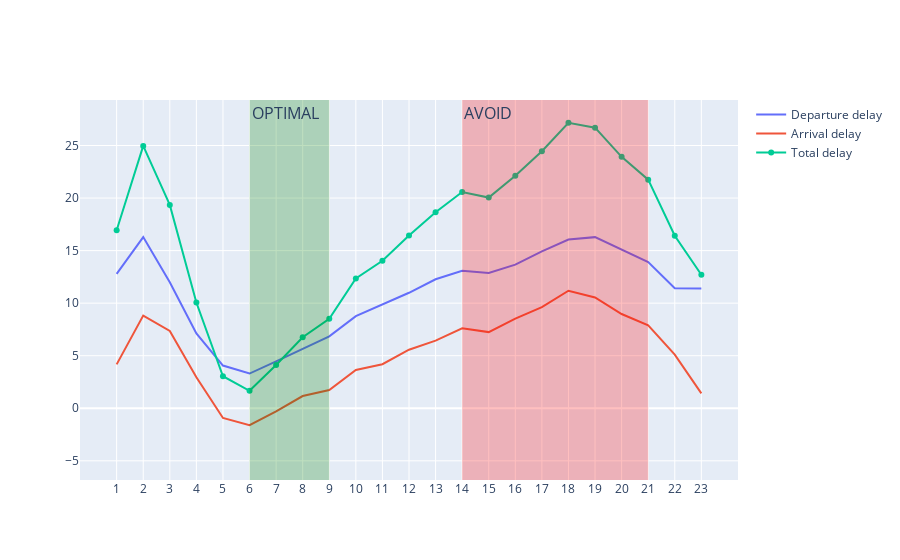

Source (notebook cell):
### Code cell
df = pd.read_csv('avgDelayHour.csv')
bookFlight(df)

### Figure 1 — Plotly figure (JSON) as saved in the notebook; plotly's stock layout.template omitted (floating-point values rounded to 4 significant figures)
{"data": [{"mode": "lines", "name": "Departure delay", "type": "scatter", "x": [1, 2, 3, 4, 5, 6, 7, 8, 9, 10, 11, 12, 13, 14, 15, 16, 17, 18, 19, 20, 21, 22, 23, null], "y": [12.79, 16.28, 11.98, 7.116, 4.067, 3.302, 4.456, 5.633, 6.835, 8.76, 9.905, 10.99, 12.27, 13.07, 12.87, 13.66, 14.92, 16.06, 16.28, 15.12, 13.91, 11.42, 11.4, 5.675]}, {"mode": "lines", "name": "Arrival delay", "type": "scatter", "x": [1, 2, 3, 4, 5, 6, 7, 8, 9, 10, 11, 12, 13, 14, 15, 16, 17, 18, 19, 20, 21, 22, 23, null], "y": [4.175, 8.818, 7.361, 2.941, -0.9206, -1.609, -0.3039, 1.163, 1.736, 3.645, 4.194, 5.571, 6.436, 7.607, 7.245, 8.534, 9.628, 11.18, 10.54, 8.964, 7.889, 5.108, 1.415, -5.017]}, {"mode": "lines+markers", "name": "Total delay", "type": "scatter", "x": [1, 2, 3, 4, 5, 6, 7, 8, 9, 10, 11, 12, 13, 14, 15, 16, 17, 18, 19, 20, 21, 22, 23, null], "y": [16.93, 24.96, 19.35, 10.06, 3.047, 1.658, 4.111, 6.758, 8.52, 12.35, 14.04, 16.44, 18.66, 20.58, 20.04, 22.12, 24.46, 27.16, 26.7, 23.92, 21.75, 16.42, 12.71, 0.634]}], "layout": {"annotations": [{"font": {"size": 16}, "showarrow": false, "text": "OPTIMAL", "x": "5", "xanchor": "left", "xref": "x", "y": 1, "yanchor": "top", "yref": "y domain"}, {"font": {"size": 16}, "showarrow": false, "text": "AVOID", "x": "13", "xanchor": "left", "xref": "x", "y": 1, "yanchor": "top", "yref": "y domain"}], "shapes": [{"fillcolor": "green", "line": {"width": 0}, "opacity": 0.25, "type": "rect", "x0": "5", "x1": "8", "xref": "x", "y0": 0, "y1": 1, "yref": "y domain"}, {"fillcolor": "red", "line": {"width": 0}, "opacity": 0.25, "type": "rect", "x0": "13", "x1": "20", "xref": "x", "y0": 0, "y1": 1, "yref": "y domain"}], "xaxis": {"type": "category"}}}
